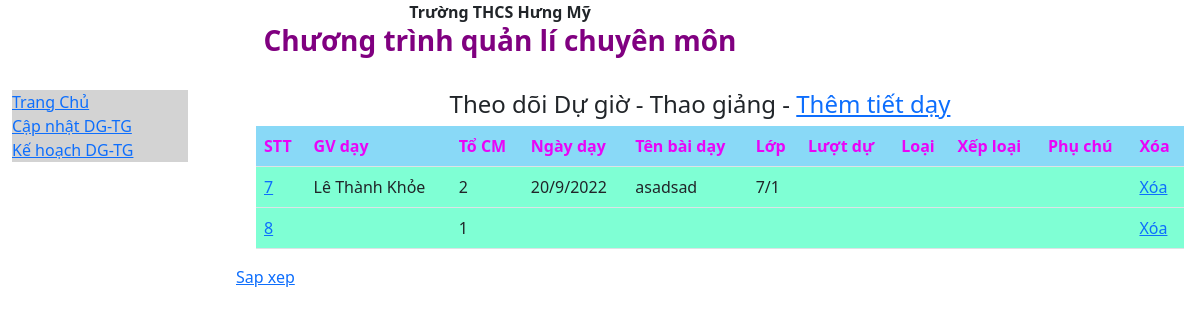
The app's page /khdgtg/ with its own data.
### duGio/models.py (models this page shows)
class KHDGTG_Table(models.Model):
    hoTen = models.CharField(max_length=255)
    toCM = models.CharField(max_length=50)
    ngayDay = models.CharField(max_length=20)
    tenBai = models.CharField(max_length=255)
    lop = models.CharField(max_length=5)
    luotDu = models.CharField(max_length=2)
    loai = models.CharField(max_length=5)
    xepLoai = models.CharField(max_length=10)
    phuChu = models.CharField(max_length=255)

### duGio/views.py (the view)
# urls.py: path('khdgtg/', views.KHDGTG, name='KHDGTG'),
def KHDGTG(request):
    mymembers = KHDGTG_Table.objects.all().values()
    template = loader.get_template('khDG_TG.html')
    context = {
      'mymembers': mymembers,
    }
    return HttpResponse(template.render(context, request))

### duGio/templates/khDG_TG.html (shortened to what this page needs)
{% extends 'Home.html' %}
{% block content %}
<h4 style="text-align:center">Theo dõi Dự giờ - Thao giảng - <a href="addKHDGTG/">Thêm tiết dạy</a></h4>
<table class="table form table-hover">
    <tr class="tr_head">
        <th>STT</th>
        <th>GV dạy</th>
        <th>Tổ CM</th>
        <th>Ngày dạy</th>
        <th>Tên bài dạy</th>
        <th>Lớp</th>
        <th>Lượt dự</th>
         <th>Loại</th>
        <th>Xếp loại</th>
        <th>Phụ chú</th>
        <th>Xóa</th>
    </tr>
{% for x in mymembers %}
<tr>
    <td><a href="updateKHDGTG/{{ x.id }}">{{ x.id }}</a></td>
    <td>{{ x.hoTen }}</td>
    <td>{{ x.toCM }}</td>
    <td>{{ x.ngayDay }}</td>
    <td>{{ x.tenBai }}</td>
    <td>{{ x.lop }}</td>
    <td>{{ x.luotDu }}</td>
    <td>{{ x.loai }}</td>
    <td>{{ x.xepLoai }}</td>
    <td>{{ x.phuChu }}</td>
    <td><a href="deleteKHDGTG/{{ x.id }}">Xóa</a></td>
</tr>
{% endfor %}
</table>
<p>
<a href="sort/">Sap xep</a>
</p>
{% endblock %}

### duGio/templates/khDG_TG.html (style rules this page uses)
.form { background-color:aquamarine; font-size:16px; margin-left:20px; padding-left:10px; }
.tr_head { font-weight: bold; color: #E904F7; background-color: #89D9F7; }

### records on screen
KHDGTG_Table: id "7", hoTen "Lê Thành Khỏe", toCM "2", ngayDay "20/9/2022", tenBai "asadsad", lop "7/1"
KHDGTG_Table: id "8", toCM "1"
